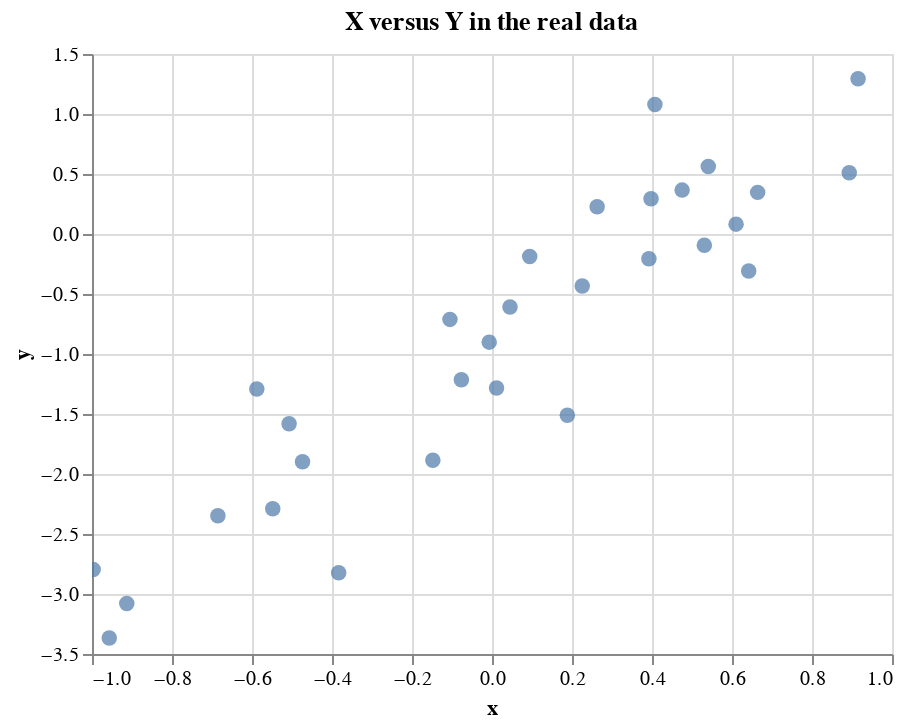

This figure's notebook cell:
### Markdown cell above
## Motivating example
Throughout the post we will use a motivating problem to show what we mean.
Assume we have collected $N$ data points $(x_n, y_n), n\le N$ where $x_n \in R^2$ is a two dimensional vector, and $y_n \in R^1$ is a one dimensional response.
We generate the data using a very simple "neural net":
$$y_n = \beta_0 + \beta x_n + N(0,\sigma)$$

where $\beta_0$, $\beta$ and $\sigma$ are the parameters of the model. 
We will collect all three parameters in the parameter $\theta := \{ \beta_0, \beta, \sigma \}$ just to make it easier to write.

We can see that given both the input data $x_n$ and the parameters $\theta$ y_n is actually normally distributed.
That is what we call the likelihood function:

$$ P(D|\theta) = \prod_{n=1}^N P(y_n | \theta, x_n) = \prod_{n=1}^N N(\beta_0 + \beta x_n ,\sigma)$$

Let us generate a dataset with $\beta_0 = -1$, $\beta = 2.0$ and $\sigma = 0.1$:

### Code cell
N = 30
beta0 = torch.tensor([-1.0])
beta_true = torch.tensor([2.0])
sigma_true = torch.tensor([0.5])

X = dist.Uniform(-1,1).sample((N,))
Y = beta0 + X *beta_true + sigma_true*torch.normal(0,1, (N,))
data = {'x' : X,'y' : Y}

(
    alt.Chart(pd.DataFrame(data)).mark_circle(size=60)
    .encode(
        x='x',
        y='y')
    .properties(title="X versus Y in the real data")
    .interactive()
)

### Figure 1 — Vega-Lite specification as saved in the notebook (floating-point values rounded to 4 significant figures)
{"config": {"view": {"continuousWidth": 400, "continuousHeight": 300}}, "data": {"name": "data-0cc40bf4e68fffd7b3c9f9591fc60bb8"}, "mark": {"type": "circle", "size": 60}, "encoding": {"x": {"type": "quantitative", "field": "x"}, "y": {"type": "quantitative", "field": "y"}}, "selection": {"selector001": {"type": "interval", "bind": "scales", "encodings": ["x", "y"]}}, "title": "X versus Y in the real data", "$schema": "https://vega.github.io/schema/vega-lite/v4.8.1.json", "datasets": {"data-0cc40bf4e68fffd7b3c9f9591fc60bb8": [{"x": 0.04501, "y": -0.6078}, {"x": -0.588, "y": -1.291}, {"x": 0.9152, "y": 1.294}, {"x": -0.3833, "y": -2.823}, {"x": 0.5308, "y": -0.0939}, {"x": 0.6417, "y": -0.3081}, {"x": 0.4073, "y": 1.079}, {"x": -0.9568, "y": -3.368}, {"x": 0.3923, "y": -0.207}, {"x": 0.2629, "y": 0.2265}, {"x": 0.1883, "y": -1.51}, {"x": 0.09428, "y": -0.187}, {"x": 0.5407, "y": 0.5617}, {"x": -0.6853, "y": -2.348}, {"x": -0.9971, "y": -2.796}, {"x": -0.4737, "y": -1.898}, {"x": 0.01136, "y": -1.284}, {"x": -0.07658, "y": -1.215}, {"x": -0.1479, "y": -1.885}, {"x": 0.8931, "y": 0.5113}, {"x": 0.6642, "y": 0.3469}, {"x": -0.006965, "y": -0.9012}, {"x": 0.2256, "y": -0.4327}, {"x": -0.5481, "y": -2.29}, {"x": -0.913, "y": -3.079}, {"x": 0.3976, "y": 0.2945}, {"x": 0.4753, "y": 0.3658}, {"x": 0.6102, "y": 0.0821}, {"x": -0.5073, "y": -1.582}, {"x": -0.1052, "y": -0.7116}]}}
